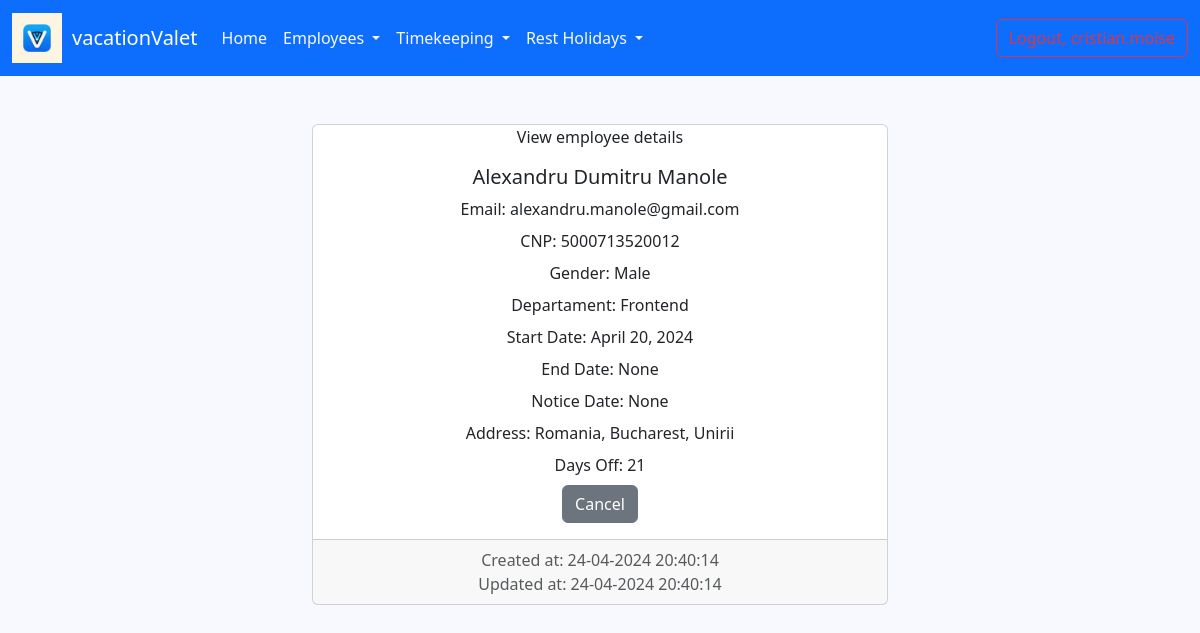
Page /details_employee/8/ (signed in) on the earlier database version.
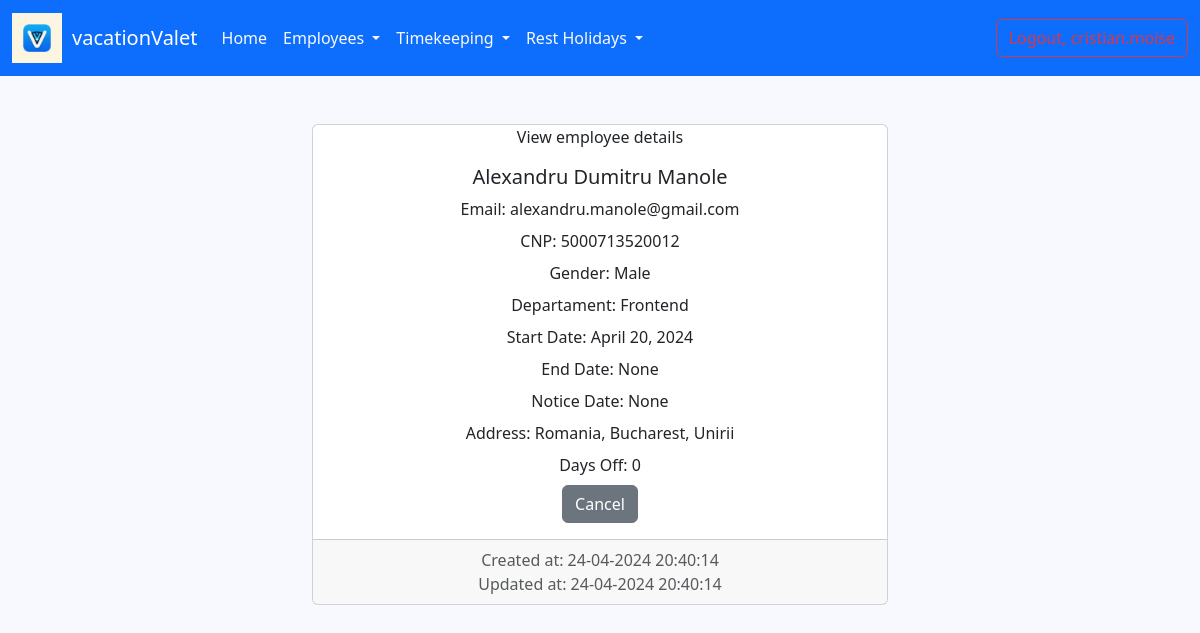
Same page on the later database version.
### employee/models.py (models this page shows, shortened)
class Employee(AbstractUser):
    GENDER_OPTIONS = (
        ('male', 'Male'),
        ('female', 'Female')
    )
    cnp = models.IntegerField(blank=False, null=True, unique=True)
    gender = models.CharField(max_length=6, choices=GENDER_OPTIONS, null=True)
    birth_date = models.DateField(null=True, blank=False)
    departament = models.ForeignKey(Department, on_delete=models.CASCADE, null=True)
    start_date = models.DateField(null=True)
    end_date = models.DateField(null=True, blank=True)
    notice_date = models.DateField(null=True, blank=True)
    address = models.TextField(blank=True, null=True)
    is_supervisor = models.BooleanField(default=False, blank=True, null=True)
    days_off = models.IntegerField(blank=True, null=True)
    created_at = models.DateTimeField(auto_now_add=True)
    updated_at = models.DateTimeField(auto_now=True)
    def __str__(self):
        return f'{self.first_name} {self.last_name}'  # Implicit mostenite din clasa AbstractUser
    @property
    def is_supervisor(self):
        return Department.objects.filter(supervisor=self).exists()

class Department(models.Model):
    name = models.CharField(max_length=100)
    supervisor = models.ForeignKey('Employee', on_delete=models.CASCADE, null=True, blank=True)
    def __str__(self):
        return self.name

### employee/views.py (the view)
# urls.py: path('details_employee/<int:pk>/', views.EmployeeDetailView.as_view(), name='details-employee'),
class EmployeeDetailView(LoginRequiredMixin, DetailView):
    template_name = 'employee/details_employee.html'
    model = Employee

### templates/employee/details_employee.html (shortened to what this page needs)
{% extends 'base.html' %}
{% load static %}
{% block head %}
    <link rel="stylesheet" type="text/css" href="{% static 'css/list_of_emloyees/details_employee.css' %}">
{% endblock %}
{% block content %}
    <div class="container-fluid">
        <div class="row">
            <div class="col-md-6 offset-md-3 gy-5">
                <div class="card text-center">
                    <div class="class-header">
                        View employee details
                    </div>
                    <div class="card-body">
                        <h5 class="card-title">{{ employee }}</h5>
                        <p class="card-title">Email: {{ employee.email }}</p>
                        <p class="card-title">CNP: {{ employee.cnp }}</p>
                        <p class="card-title">Gender:
                            {% for option in employee.GENDER_OPTIONS %}
                                {% if option.0 == employee.gender %}
                                    {{ option.1 }}
                                {% endif %}
                            {% endfor %}
                        </p>
                        <p class="card-title">Departament: {{ employee.departament }}</p>
                        <p class="card-title">Start Date: {{ employee.start_date }}</p>
                        <p class="card-title">End Date: {{ employee.end_date }}</p>
                        <p class="card-title">Notice Date: {{ employee.notice_date }}</p>
                        <p class="card-title">Address: {{ employee.address }}</p>
                        <p class="card-title">Days Off: {{ employee.days_off }}</p>
                        <a href="{% url 'list-employees' %}" class="btn btn-secondary">Cancel</a>
                    </div>
                    <div class="card-footer text-body-secondary">
                        Created at: {{ employee.created_at|date:"d-m-Y H:i:s" }} <br>
                        Updated at: {{ employee.updated_at|date:"d-m-Y H:i:s" }}
                    </div>
                </div>
            </div>
        </div>
    </div>
{% endblock %}

Differences in the rows shown:
changed Employee "Alexandru Dumitru Manole": days_off "21" → "0"
